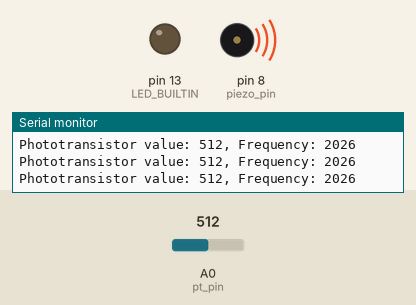
This sketch was run on a simulated Arduino Uno, built with avr-gcc and run on an emulated ATmega328P. Parts: output pins drawn as LEDs (lit = HIGH), buzzer (waves = sounding), the last lines printed to the serial monitor. The inputs (shaded band) are chosen by the test bench; at power-on: A0 (pt_pin) = 512.

Above: at 2.2 s.
2.3 s: A0 (pt_pin) set to 261
At 3.0 s:
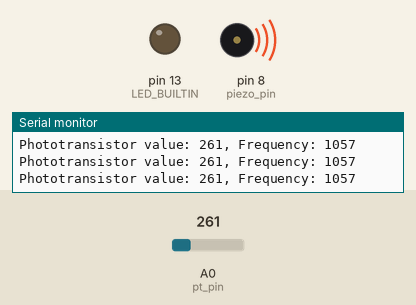
3.8 s: A0 (pt_pin) set to 239
At 4.4 s:
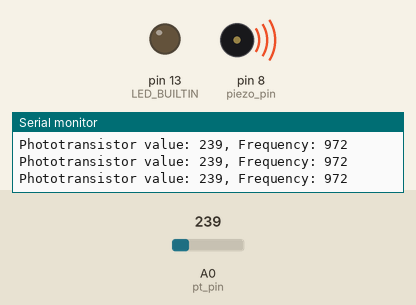
Timing chart, 0 to 6.8 s (numbered marks = the images above; inputs shaded):
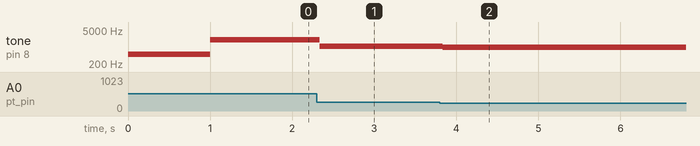

The sketch:

light_theremin.ino
```cpp
const int piezo_pin = 8;
const int pt_pin = A0;
int pt_vale;

void setup() {
  // put your setup code here, to run once:
  Serial.begin(9600);
  pinMode(piezo_pin, OUTPUT);
  tone(piezo_pin, 500);
  delay(1000);
  noTone(piezo_pin);
  pinMode(LED_BUILTIN, HIGH);
}

void loop() {
  // put your main code here, to run repeatedly:
  int pt_value = analogRead(pt_pin);
  int frequency = map(pt_value, 0, 1023, 50, 4000);
  Serial.print("Phototransistor value: ");
  Serial.print(pt_value);
  Serial.print(", Frequency: ");
  Serial.println(frequency);
  tone(piezo_pin, frequency);
  delay(20);
}
```

Measured:
- after the input at 2.3 s, tone on pin 8 (piezo_pin): 2026 Hz → 1057 Hz at once
- after the input at 3.8 s, tone on pin 8 (piezo_pin): 1057 Hz → 972 Hz at once
